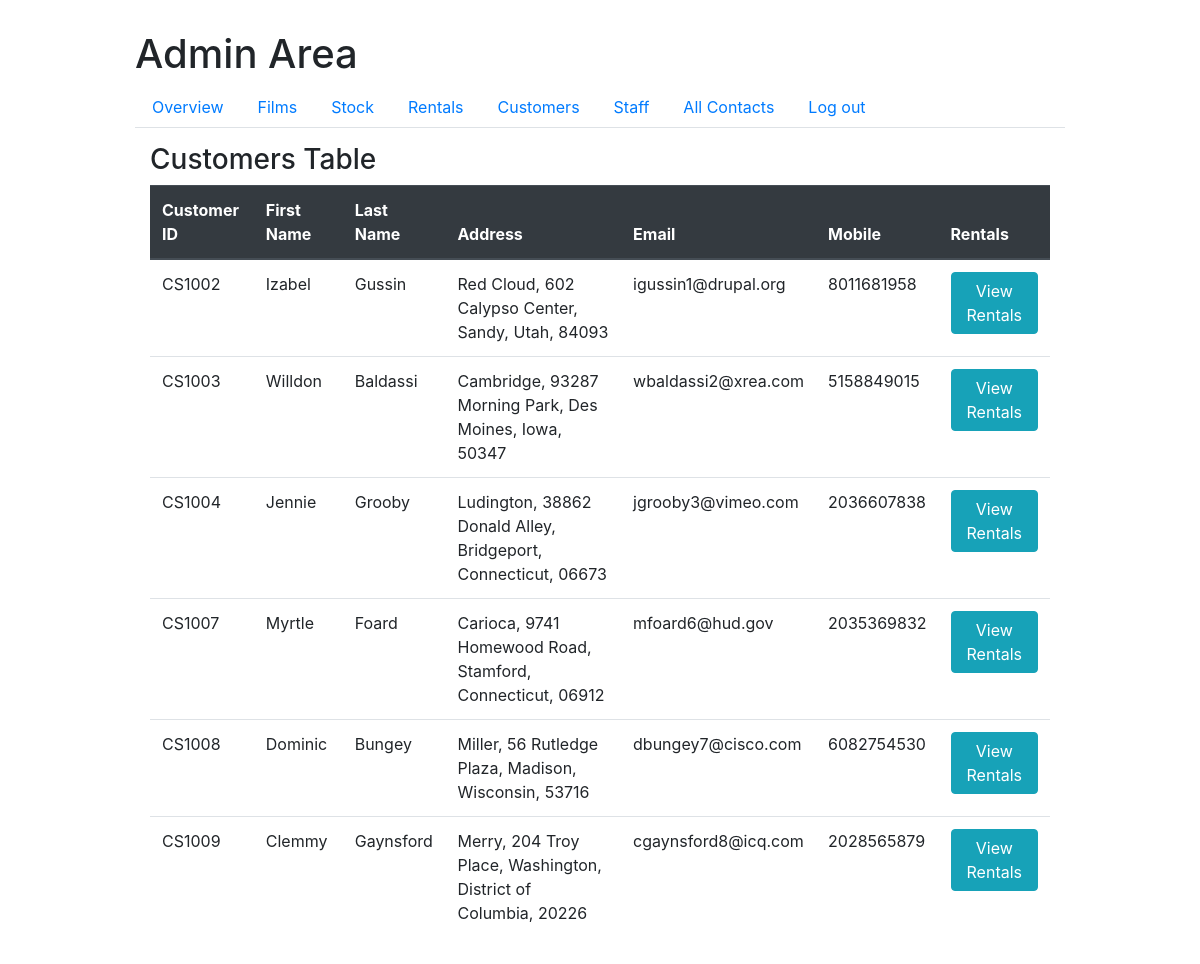
The page /admin.php?view=customers (signed in) on the database its author committed.
### tables this page shows
CREATE TABLE IF NOT EXISTS customer(
  customer_id CHAR(6) PRIMARY KEY,
  customer_title VARCHAR(4),
  customer_first_name VARCHAR(20) NOT NULL,
  customer_last_name VARCHAR(20) NOT NULL,
  customer_street_number VARCHAR(30) NOT NULL,
  customer_street VARCHAR(20) NOT NULL,
  customer_town VARCHAR(20) NOT NULL,
  customer_county VARCHAR(20),
  customer_postcode VARCHAR(8) NOT NULL,
  customer_email VARCHAR(30) NOT NULL,
  customer_mobile VARCHAR(11),
  CONSTRAINT check_customer_title CHECK(customer_title IN ('Mr', 'Mrs', 'Miss', 'Ms', 'Sir', 'Dr'))
);

### admin_functions.php (the view, shortened to what this page needs)
    <?php
function displayCustomers($pdo){
  echo "<div class='container' id='tab_content'>";
  echo "<h3>Customers Table</h3>";
  $sql = "SELECT *, CONCAT_WS(', ', customer_street_number, customer_street, customer_town, customer_county, customer_postcode) AS 'customer_address'
  FROM customer";
  $stmt = $pdo->prepare($sql);
  $stmt->execute();
  $customers = $stmt->fetchAll();
  ?>
  <table class="table">
    <thead class="thead-dark">
      <tr>
        <th>Customer ID</th>
        <th>First Name</th>
        <th>Last Name</th>
        <th>Address</th>
        <th>Email</th>
        <th>Mobile</th>
        <th>Rentals</th>
      </tr>
    </thead>
    <tbody>
    <?php
    if($customers) {
      foreach($customers as $customer){
        echo "<tr>";
        echo "<td>". $customer->customer_id ."</td>";
        echo "<td>". $customer->customer_first_name ."</td>";
        echo "<td>". $customer->customer_last_name ."</td>";
        echo "<td>". $customer->customer_address ."</td>";
        echo "<td>". $customer->customer_email ."</td>";
        echo "<td>". $customer->customer_mobile ."</td>";
        echo "<td><a href='admin.php?view_films_by_cust=". $customer->customer_id ."' class='btn btn-info' role='button'>View Rentals</a></td>";
        echo "</tr>";
      }
    }
    echo "</tbody>";
    echo "</table>";
    echo "</div>";
  }
  ?>

### css/main.css (style rules this page uses)
body { margin-top:30px; }
#tab_content { padding:15px; }
.container { max-width: 2000px; }
table { width:100%; }

### rows shown on the page
customer: customer_id "CS1002", customer_first_name "Izabel", customer_last_name "Gussin", customer_address "Red Cloud, 602 Calypso Center, Sandy, Utah, 84093", customer_email "igussin1@drupal.org", customer_mobile "8011681958"
customer: customer_id "CS1003", customer_first_name "Willdon", customer_last_name "Baldassi", customer_address "Cambridge, 93287 Morning Park, Des Moines, Iowa, 50347", customer_email "wbaldassi2@xrea.com", customer_mobile "5158849015"
customer: customer_id "CS1004", customer_first_name "Jennie", customer_last_name "Grooby", customer_address "Ludington, 38862 Donald Alley, Bridgeport, Connecticut, 06673", customer_email "jgrooby3@vimeo.com", customer_mobile "2036607838"
customer: customer_id "CS1007", customer_first_name "Myrtle", customer_last_name "Foard", customer_address "Carioca, 9741 Homewood Road, Stamford, Connecticut, 06912", customer_email "mfoard6@hud.gov", customer_mobile "2035369832"
customer: customer_id "CS1008", customer_first_name "Dominic", customer_last_name "Bungey", customer_address "Miller, 56 Rutledge Plaza, Madison, Wisconsin, 53716", customer_email "dbungey7@cisco.com", customer_mobile "6082754530"
customer: customer_id "CS1009", customer_first_name "Clemmy", customer_last_name "Gaynsford", customer_address "Merry, 204 Troy Place, Washington, District of Columbia, 20226", customer_email "cgaynsford8@icq.com", customer_mobile "2028565879"

### other values the page prints
$header "Admin Area"
